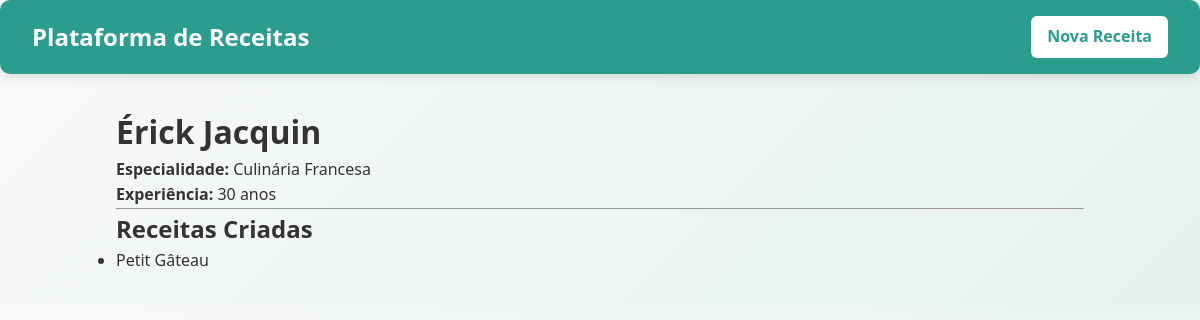
Page /chef/2 on the committed database.
### models.py (models this page shows)
class Chef(db.Model):
    id = db.Column(db.Integer, primary_key=True)
    nome = db.Column(db.String(100), nullable=False)
    perfil = db.relationship('PerfilChef', back_populates='chef', uselist=False, cascade="all, delete-orphan")
    receitas = db.relationship('Receita', back_populates='chef')

class PerfilChef(db.Model):
    id = db.Column(db.Integer, primary_key=True)
    especialidade = db.Column(db.String(100))
    anos_experiencia = db.Column(db.Integer)
    chef_id = db.Column(db.Integer, db.ForeignKey('chef.id'), nullable=False, unique=True)
    chef = db.relationship('Chef', back_populates='perfil')

class Receita(db.Model):
    id = db.Column(db.Integer, primary_key=True)
    titulo = db.Column(db.String(200), nullable=False)
    instrucoes = db.Column(db.Text, nullable=False)
    chef_id = db.Column(db.Integer, db.ForeignKey('chef.id'), nullable=False)
    chef = db.relationship('Chef', back_populates='receitas')
    ingredientes_associados = db.relationship('ReceitaIngrediente', back_populates='receita', cascade="all, delete-orphan")

### app.py (the view)
@app.route('/chef/<int:chef_id>')
def detalhes_chef(chef_id):
    chef = Chef.query.get_or_404(chef_id)
    return render_template('detalhes_chef.html', chef=chef)

### templates/detalhes_chef.html
{% extends 'base.html' %}
{% block content %}
    <h1>{{ chef.nome }}</h1>
    {% if chef.perfil %}
        <p><strong>Especialidade:</strong> {{ chef.perfil.especialidade }}</p>
        <p><strong>Experiência:</strong> {{ chef.perfil.anos_experiencia }} anos</p>
    {% endif %}
    <hr>
    <h2>Receitas Criadas</h2>
    <ul>
    {% for receita in chef.receitas %}
        <li>{{ receita.titulo }}</li>
    {% else %}
        <li>Nenhuma receita publicada.</li>
    {% endfor %}
    </ul>
{% endblock %}

### static/style.css (style rules this page uses)
* { margin: 0; padding: 0; box-sizing: border-box; }
body { font-family: "Segoe UI", Roboto, sans-serif; background: linear-gradient(135deg, #f9f9f9, #e6f2f0); color: #333; line-height: 1.6; }

### rows in the picture
Chef: nome "Érick Jacquin"
PerfilChef: perfil.especialidade "Culinária Francesa", perfil.anos_experiencia "30"
Receita: titulo "Petit Gâteau"
